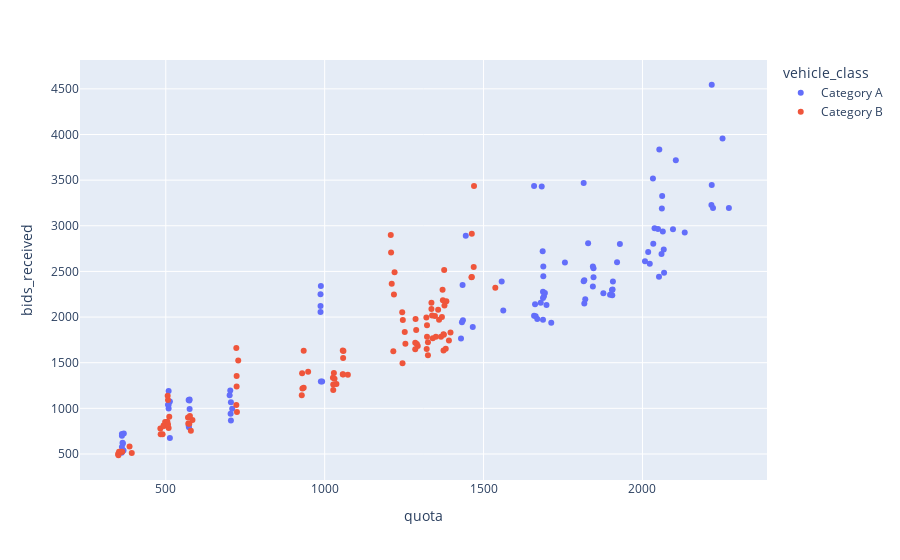

The notebook cell saved with this chart:
### Code cell
# Received by quota
sns.scatterplot(data=df, x='quota', y='bids_received', hue='vehicle_class')
px.scatter(data_frame=df, x='quota', y='bids_received', color='vehicle_class')
